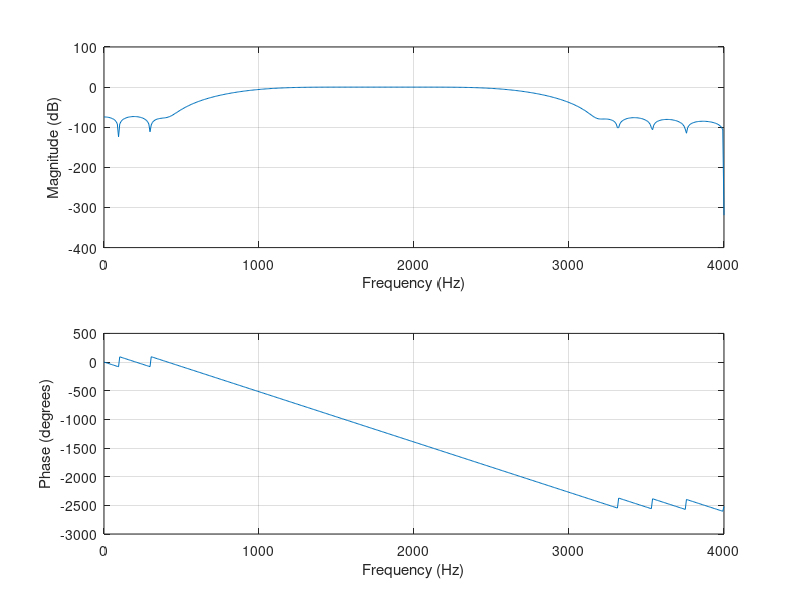

MATLAB code for this plot:
wp1 = 0.3;
wp2 = 0.6;
ws1 = 0.2;
ws2 = 0.7;
dels = 0.1;
Fs = 8000;
Wc1 = (wp1 + ws1) / 2;
Wc2 = (wp2 + ws2) / 2;
N = ceil(6.2*pi / (ws2 - ws1));
b_bandpass = fir1(N, [Wc1, Wc2], 'bandpass', blackman(N+1));
figure(3);
freqz(b_bandpass, 1, 512, Fs);
